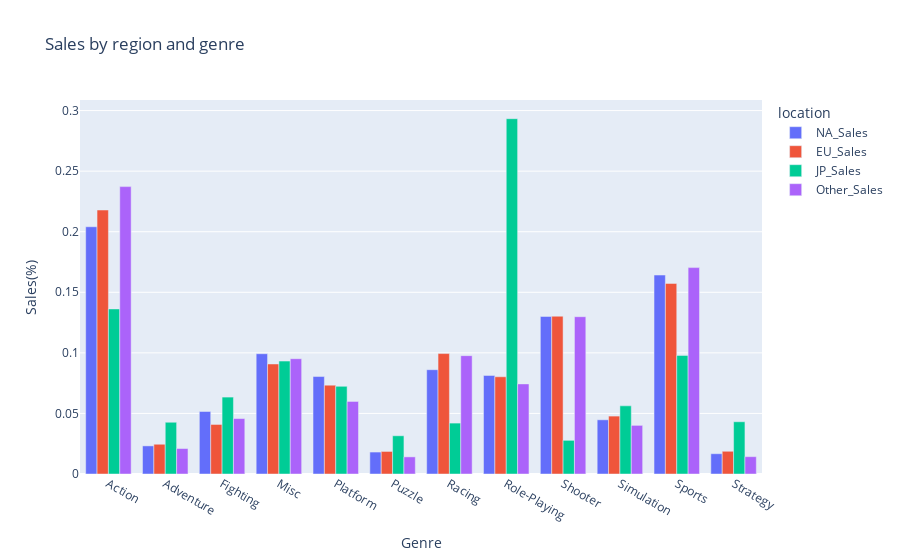

Notebook source saved alongside this figure:
### Code cell
px.bar(df_reg_sales, title='Sales by region and genre', barmode="group", labels={'value': 'Sales(%)','variable': 'location'})

### Figure 1 — Plotly figure (JSON) as saved in the notebook; plotly's stock layout.template omitted (floating-point values rounded to 4 significant figures)
{"data": [{"alignmentgroup": "True", "hovertemplate": "location=NA_Sales<br>Genre=%{x}<br>Sales(%)=%{y}<extra></extra>", "legendgroup": "NA_Sales", "marker": {"color": "#636efa", "pattern": {"shape": ""}}, "name": "NA_Sales", "offsetgroup": "NA_Sales", "orientation": "v", "showlegend": true, "textposition": "auto", "type": "bar", "x": ["Action", "Adventure", "Fighting", "Misc", "Platform", "Puzzle", "Racing", "Role-Playing", "Shooter", "Simulation", "Sports", "Strategy"], "xaxis": "x", "y": [0.2041, 0.02321, 0.0516, 0.09928, 0.08045, 0.01812, 0.08611, 0.08137, 0.1301, 0.04474, 0.1642, 0.01675], "yaxis": "y"}, {"alignmentgroup": "True", "hovertemplate": "location=EU_Sales<br>Genre=%{x}<br>Sales(%)=%{y}<extra></extra>", "legendgroup": "EU_Sales", "marker": {"color": "#EF553B", "pattern": {"shape": ""}}, "name": "EU_Sales", "offsetgroup": "EU_Sales", "orientation": "v", "showlegend": true, "textposition": "auto", "type": "bar", "x": ["Action", "Adventure", "Fighting", "Misc", "Platform", "Puzzle", "Racing", "Role-Playing", "Shooter", "Simulation", "Sports", "Strategy"], "xaxis": "x", "y": [0.2179, 0.02456, 0.0409, 0.09083, 0.07336, 0.01862, 0.09942, 0.08026, 0.1303, 0.0478, 0.1573, 0.01876], "yaxis": "y"}, {"alignmentgroup": "True", "hovertemplate": "location=JP_Sales<br>Genre=%{x}<br>Sales(%)=%{y}<extra></extra>", "legendgroup": "JP_Sales", "marker": {"color": "#00cc96", "pattern": {"shape": ""}}, "name": "JP_Sales", "offsetgroup": "JP_Sales", "orientation": "v", "showlegend": true, "textposition": "auto", "type": "bar", "x": ["Action", "Adventure", "Fighting", "Misc", "Platform", "Puzzle", "Racing", "Role-Playing", "Shooter", "Simulation", "Sports", "Strategy"], "xaxis": "x", "y": [0.1363, 0.04272, 0.06349, 0.09321, 0.07237, 0.03155, 0.04203, 0.2933, 0.02779, 0.05627, 0.09789, 0.04313], "yaxis": "y"}, {"alignmentgroup": "True", "hovertemplate": "location=Other_Sales<br>Genre=%{x}<br>Sales(%)=%{y}<extra></extra>", "legendgroup": "Other_Sales", "marker": {"color": "#ab63fa", "pattern": {"shape": ""}}, "name": "Other_Sales", "offsetgroup": "Other_Sales", "orientation": "v", "showlegend": true, "textposition": "auto", "type": "bar", "x": ["Action", "Adventure", "Fighting", "Misc", "Platform", "Puzzle", "Racing", "Role-Playing", "Shooter", "Simulation", "Sports", "Strategy"], "xaxis": "x", "y": [0.2372, 0.02102, 0.04577, 0.09519, 0.0599, 0.01414, 0.09769, 0.07438, 0.1298, 0.04014, 0.1704, 0.01431], "yaxis": "y"}], "layout": {"barmode": "group", "legend": {"title": {"text": "location"}, "tracegroupgap": 0}, "title": {"text": "Sales by region and genre"}, "xaxis": {"anchor": "y", "domain": [0, 1], "title": {"text": "Genre"}}, "yaxis": {"anchor": "x", "domain": [0, 1], "title": {"text": "Sales(%)"}}}}
